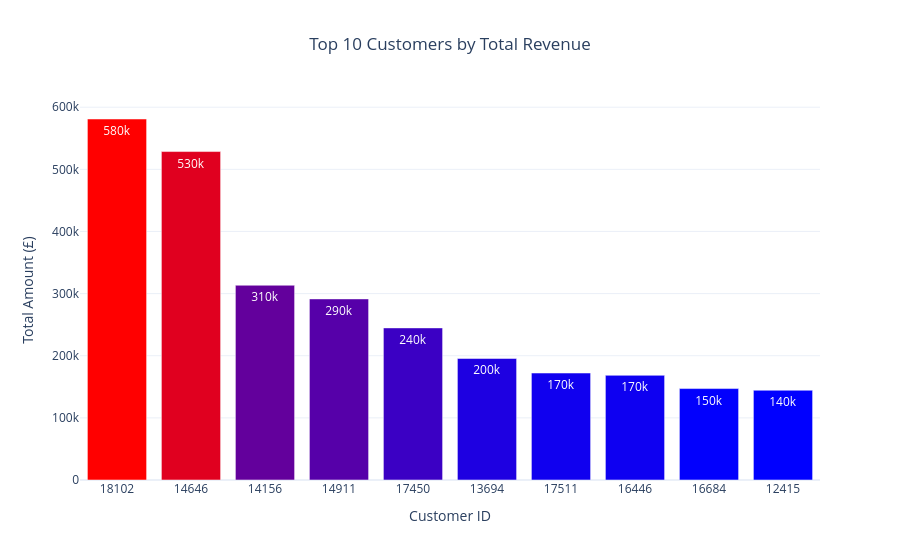

The notebook cell this image was saved under:
### Markdown cell above
### Which customers generate the most revenue?

### Code cell
# groups customer IDs with their total price purchased
customer_revenue = (
    retaildf_clean.groupby("Customer ID")["TotalPrice"]
    .sum()
    .sort_values(ascending=False)
    .reset_index()
)

# bar graph for customer revenue
top_customers = customer_revenue.head(10)
fig = px.bar(
    top_customers,
    x=top_customers['Customer ID'].astype(str),
    y="TotalPrice",
    color="TotalPrice",
    color_continuous_scale="bluered",
    title="Top 10 Customers by Total Revenue",
    text_auto=".2s"
)

fig.update_coloraxes(showscale=False)
fig.update_layout(
    template="plotly_white",
    title_x=0.5,
    xaxis_title = "Customer ID",
    yaxis_title = "Total Amount (£)"
)

fig.show()

### Figure 1 — Plotly figure (JSON) as saved in the notebook; plotly's stock layout.template omitted (floating-point values rounded to 4 significant figures)
{"data": [{"hovertemplate": "x=%{x}<br>TotalPrice=%{marker.color}<extra></extra>", "legendgroup": "", "marker": {"color": [581000.0, 528600.0, 313400.0, 291400.0, 244800.0, 195600.0, 172100.0, 168500.0, 147100.0, 144500.0], "coloraxis": "coloraxis", "pattern": {"shape": ""}}, "name": "", "orientation": "v", "showlegend": false, "textposition": "auto", "texttemplate": "%{y:.2s}", "type": "bar", "x": ["18102", "14646", "14156", "14911", "17450", "13694", "17511", "16446", "16684", "12415"], "xaxis": "x", "y": [581000.0, 528600.0, 313400.0, 291400.0, 244800.0, 195600.0, 172100.0, 168500.0, 147100.0, 144500.0], "yaxis": "y"}], "layout": {"barmode": "relative", "coloraxis": {"colorbar": {"title": {"text": "TotalPrice"}}, "colorscale": [[0, "rgb(0,0,255)"], [1, "rgb(255,0,0)"]], "showscale": false}, "legend": {"tracegroupgap": 0}, "title": {"text": "Top 10 Customers by Total Revenue", "x": 0.5}, "xaxis": {"anchor": "y", "domain": [0, 1], "title": {"text": "Customer ID"}}, "yaxis": {"anchor": "x", "domain": [0, 1], "title": {"text": "Total Amount (£)"}}}}
